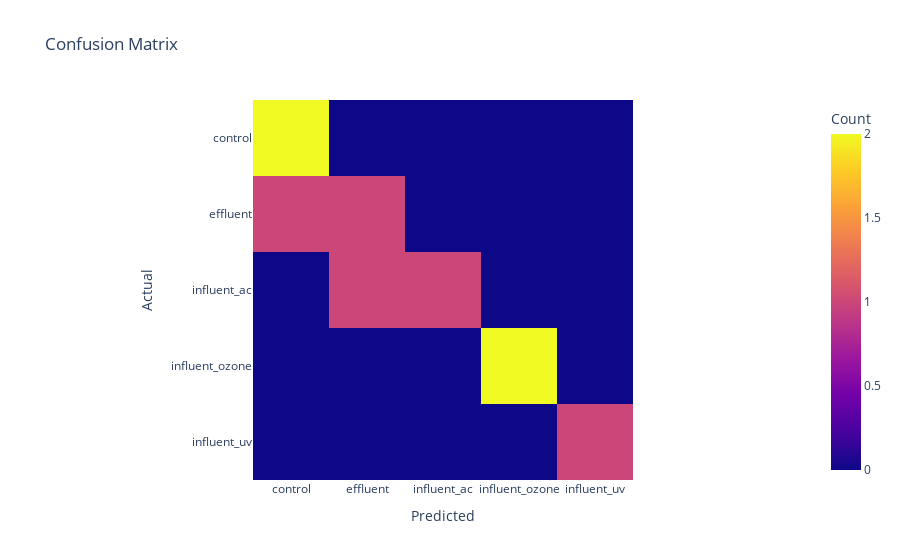
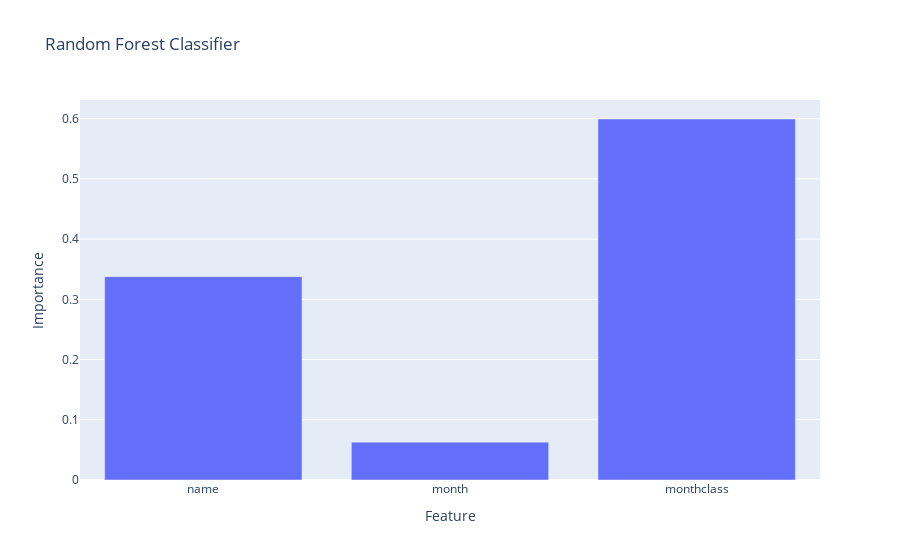

Write notebook code for charts like these, in order.
### Markdown cell above
### Random Forest Classifier

### Code cell
import pandas as pd
import plotly.express as px
from sklearn.model_selection import train_test_split
from sklearn.ensemble import RandomForestClassifier
from sklearn.metrics import accuracy_score, classification_report, confusion_matrix
from sklearn.preprocessing import LabelEncoder


df = pd.read_csv('new_metadata.csv')
target_column = 'class'

# labelencoder to convert categorical data into numerical values
label_encoders = {}
for column in df.columns:
    if df[column].dtype == 'object':  
        le = LabelEncoder()
        df[column] = le.fit_transform(df[column])
        label_encoders[column] = le  

# splitting the data
X = df.drop(columns=[target_column])
y = df[target_column]

X_train, X_test = train_test_split(X, test_size=0.2, random_state=42)
y_train, y_test = train_test_split(y, test_size=0.2, random_state=42)


# fitting and evaluation the random forest model
rfc = RandomForestClassifier(n_estimators=100, max_depth=3, random_state=42)
rfc.fit(X_train, y_train)

# make a prediction
y_pred = rfc.predict(X_test)

accuracy = accuracy_score(y_test, y_pred)
print("accuracy:", accuracy)
# class_report = classification_report(y_test,y_pred)
# print("classificatonReport:\n", class_report)

# vizualize confusionsmatrix
conf_matrix = confusion_matrix(y_test, y_pred)
print("confusionMatrix:\n", conf_matrix)

conf_matrix_df = pd.DataFrame(conf_matrix, 
                              index=label_encoders[target_column].classes_, 
                              columns=label_encoders[target_column].classes_)

fig_conf_matrix = px.imshow(conf_matrix_df, 
                            labels=dict(x="Predicted", y="Actual", color="Count"), 
                            x=label_encoders[target_column].classes_, 
                            y=label_encoders[target_column].classes_,
                            title="Confusion Matrix")

fig_conf_matrix.update_layout(coloraxis_showscale=True)
fig_conf_matrix.show()

# plot the importance of each feature, using ploty
feature_importances = rfc.feature_importances_
features = X.columns
importance_df = pd.DataFrame({'Feature': features, 'Importance': feature_importances})
fig = px.bar(importance_df, x='Feature', y='Importance', title='Random Forest Classifier')
fig.show()

### Figure 1 — Plotly figure (JSON) as saved in the notebook; plotly's stock layout.template omitted (floating-point values rounded to 4 significant figures)
{"data": [{"coloraxis": "coloraxis", "hovertemplate": "Predicted: %{x}<br>Actual: %{y}<br>Count: %{z}<extra></extra>", "name": "0", "type": "heatmap", "x": ["control", "effluent", "influent_ac", "influent_ozone", "influent_uv"], "xaxis": "x", "y": ["control", "effluent", "influent_ac", "influent_ozone", "influent_uv"], "yaxis": "y", "z": [[2, 0, 0, 0, 0], [1, 1, 0, 0, 0], [0, 1, 1, 0, 0], [0, 0, 0, 2, 0], [0, 0, 0, 0, 1]]}], "layout": {"coloraxis": {"colorbar": {"title": {"text": "Count"}}, "colorscale": [[0, "#0d0887"], [0.1111, "#46039f"], [0.2222, "#7201a8"], [0.3333, "#9c179e"], [0.4444, "#bd3786"], [0.5556, "#d8576b"], [0.6667, "#ed7953"], [0.7778, "#fb9f3a"], [0.8889, "#fdca26"], [1, "#f0f921"]], "showscale": true}, "title": {"text": "Confusion Matrix"}, "xaxis": {"anchor": "y", "constrain": "domain", "domain": [0, 1], "scaleanchor": "y", "title": {"text": "Predicted"}}, "yaxis": {"anchor": "x", "autorange": "reversed", "constrain": "domain", "domain": [0, 1], "title": {"text": "Actual"}}}}

### Figure 2 — Plotly figure (JSON) as saved in the notebook; plotly's stock layout.template omitted (floating-point values rounded to 4 significant figures)
{"data": [{"alignmentgroup": "True", "hovertemplate": "Feature=%{x}<br>Importance=%{y}<extra></extra>", "legendgroup": "", "marker": {"color": "#636efa", "pattern": {"shape": ""}}, "name": "", "offsetgroup": "", "orientation": "v", "showlegend": false, "textposition": "auto", "type": "bar", "x": ["name", "month", "monthclass"], "xaxis": "x", "y": [0.3377, 0.06281, 0.5995], "yaxis": "y"}], "layout": {"barmode": "relative", "legend": {"tracegroupgap": 0}, "title": {"text": "Random Forest Classifier"}, "xaxis": {"anchor": "y", "domain": [0, 1], "title": {"text": "Feature"}}, "yaxis": {"anchor": "x", "domain": [0, 1], "title": {"text": "Importance"}}}}
